Frame 1 (no input): blank canvas, image omitted
Frame 60 (the mouse pressed at the canvas centre just before this capture): blank canvas, image omitted
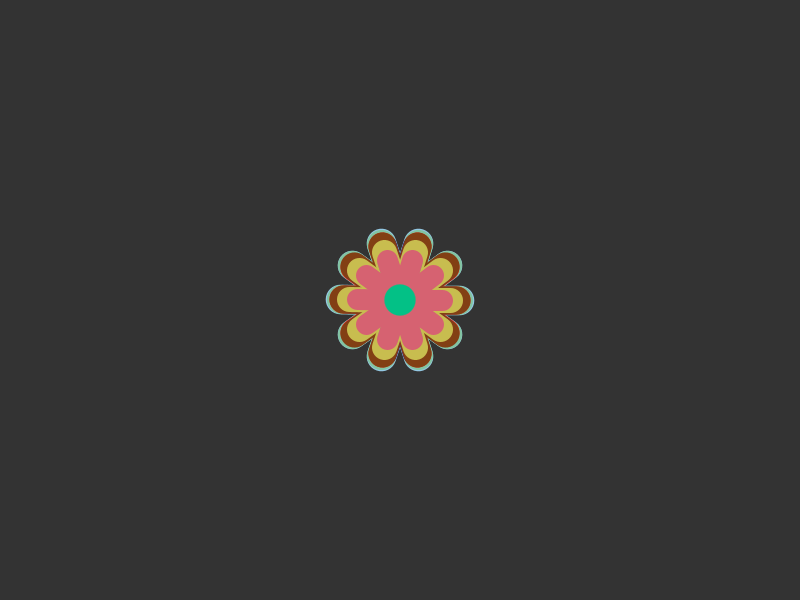
Frame 120 (the mouse held since frame 60 and released just before this capture)

The Processing sketch whose frames 1 and 60 were blank and that drew this single picture after the mouse press (run headless with seeded random() and noise(); from frame 60 on, the mouse is pressed at the canvas centre):

// Processing sketch: processing_102437
// ── processing_102437.pde

int generateColor(){
  return color(random(255), random(255), random(255));
}

void generateFlower(float x, float y, float flwrSize){
  strokeWeight(flwrSize);
  stroke(generateColor());
  translate(x, y);
  
  for(int i=0; i<10; i++){
    rotate(TWO_PI / 10);
    line(0, 0, 2 * flwrSize, 0);
  }
  
  strokeWeight(0);
  fill(generateColor());
  ellipse(0,0,1.5 * flwrSize, 1.5 * flwrSize);
}

void setup(){ 
  size(800, 600);
  background(51);
}

void draw(){
  if (mousePressed == true){
    generateFlower(mouseX,mouseY, random(6, 30));
    delay (100);
  }
else{
    noStroke();
    fill(51);
    ellipse(mouseX, mouseY, 100, 100);
  }  
}


  
